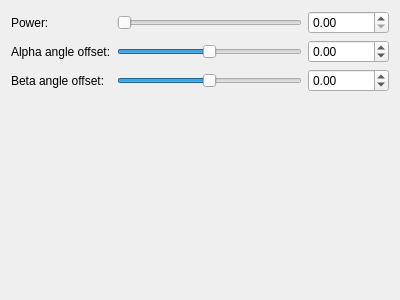
<?xml version="1.0" encoding="UTF-8"?>
<ui version="4.0">
 <class>Form</class>
 <widget class="QWidget" name="Form">
  <property name="geometry">
   <rect>
    <x>0</x>
    <y>0</y>
    <width>400</width>
    <height>300</height>
   </rect>
  </property>
  <property name="windowTitle">
   <string>Form</string>
  </property>
  <layout class="QVBoxLayout" name="verticalLayout">
   <item>
    <layout class="QGridLayout" name="gridLayout">
     <item row="2" column="1">
      <widget class="QSlider" name="slider_beta_angle_offset">
       <property name="minimum">
        <number>-36000</number>
       </property>
       <property name="maximum">
        <number>36000</number>
       </property>
       <property name="singleStep">
        <number>1</number>
       </property>
       <property name="pageStep">
        <number>100</number>
       </property>
       <property name="orientation">
        <enum>Qt::Horizontal</enum>
       </property>
      </widget>
     </item>
     <item row="2" column="2">
      <widget class="QDoubleSpinBox" name="spinbox_beta_angle_offset">
       <property name="prefix">
        <string/>
       </property>
       <property name="suffix">
        <string/>
       </property>
       <property name="decimals">
        <number>2</number>
       </property>
       <property name="minimum">
        <double>-36000.000000000000000</double>
       </property>
       <property name="maximum">
        <double>36000.000000000000000</double>
       </property>
       <property name="singleStep">
        <double>0.100000000000000</double>
       </property>
      </widget>
     </item>
     <item row="1" column="1">
      <widget class="QSlider" name="slider_alpha_angle_offset">
       <property name="minimum">
        <number>-36000</number>
       </property>
       <property name="maximum">
        <number>36000</number>
       </property>
       <property name="singleStep">
        <number>1</number>
       </property>
       <property name="pageStep">
        <number>100</number>
       </property>
       <property name="orientation">
        <enum>Qt::Horizontal</enum>
       </property>
      </widget>
     </item>
     <item row="1" column="0">
      <widget class="QLabel" name="label_8">
       <property name="text">
        <string>Alpha angle offset:</string>
       </property>
      </widget>
     </item>
     <item row="0" column="2">
      <widget class="QDoubleSpinBox" name="spinbox_power">
       <property name="prefix">
        <string/>
       </property>
       <property name="suffix">
        <string/>
       </property>
       <property name="decimals">
        <number>2</number>
       </property>
       <property name="minimum">
        <double>0.000000000000000</double>
       </property>
       <property name="maximum">
        <double>1000.000000000000000</double>
       </property>
       <property name="singleStep">
        <double>0.100000000000000</double>
       </property>
      </widget>
     </item>
     <item row="1" column="2">
      <widget class="QDoubleSpinBox" name="spinbox_alpha_angle_offset">
       <property name="prefix">
        <string/>
       </property>
       <property name="suffix">
        <string/>
       </property>
       <property name="decimals">
        <number>2</number>
       </property>
       <property name="minimum">
        <double>-36000.000000000000000</double>
       </property>
       <property name="maximum">
        <double>36000.000000000000000</double>
       </property>
       <property name="singleStep">
        <double>0.100000000000000</double>
       </property>
      </widget>
     </item>
     <item row="0" column="1">
      <widget class="QSlider" name="slider_power">
       <property name="maximum">
        <number>2000</number>
       </property>
       <property name="singleStep">
        <number>1</number>
       </property>
       <property name="orientation">
        <enum>Qt::Horizontal</enum>
       </property>
      </widget>
     </item>
     <item row="0" column="0">
      <widget class="QLabel" name="label_7">
       <property name="text">
        <string>Power:</string>
       </property>
      </widget>
     </item>
     <item row="2" column="0">
      <widget class="QLabel" name="label_9">
       <property name="text">
        <string>Beta angle offset:</string>
       </property>
      </widget>
     </item>
    </layout>
   </item>
   <item>
    <spacer name="verticalSpacer">
     <property name="orientation">
      <enum>Qt::Vertical</enum>
     </property>
     <property name="sizeHint" stdset="0">
      <size>
       <width>20</width>
       <height>40</height>
      </size>
     </property>
    </spacer>
   </item>
  </layout>
 </widget>
 <resources/>
 <connections/>
</ui>
